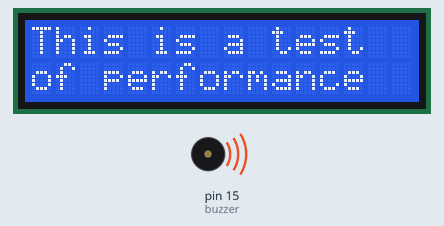
Recording of a sketch running on a simulated Arduino Uno, built with avr-gcc and run on an emulated ATmega328P. Shown: 16×2 character LCD, buzzer (waves = sounding).

Above: at 0.1 s.
At 3.4 s:
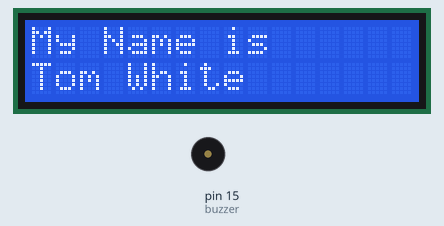
At 7.9 s:
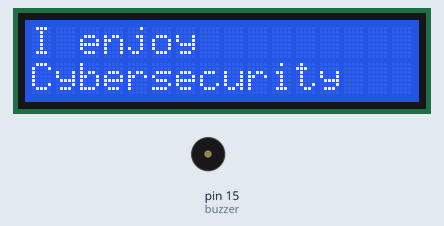
At 10.4 s:
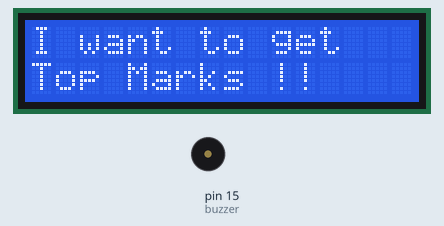
Timing chart, 0 to 40.0 s (numbered marks = the images above):
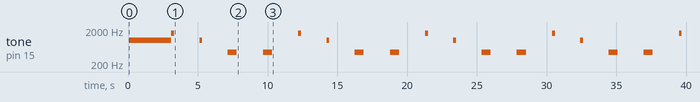

The sketch:

EXP5_HMI_Speaker.ino
```cpp
#include <Wire.h>
#include <LCD_I2C.h>

#define buzzer 15 // GPIO pin 15

// tone frequency definitions
const int d = 294;
const int e = 329;
const int f = 349;
const int g = 391;
const int gS = 415;
const int a = 440;
const int aS = 455;
const int b = 466;
const int cH = 523;
const int cSH = 554;
const int dH = 587;
const int dSH = 622;
const int eH = 659;
const int fH = 698;
const int fSH = 740;
const int gH = 784;
const int gSH = 830;
const int aH = 880;

 LCD_I2C lcd(0x3F,16,2);
 int display_cycle = 0;

 void setup() {

  pinMode(buzzer,OUTPUT); //setup gpio15 as output for buzzer

  Serial.begin(115200);
  lcd.begin();
  lcd.backlight();  //turns on backlight
  lcd.setCursor (0,0);
  lcd.print("This is a test");  // print to screen
  lcd.setCursor (0,1);
  lcd.print("of performance");
  tone(buzzer, 1000); // basic buzzer tone with no defined duration
  delay(3000);  // delay for 3 seconds
  noTone(buzzer); //turn off buzzer
}

void loop() {

lcd.clear();
lcd.setCursor (0,0); // reset cursor to character 0 line 0

if (display_cycle < 4)
{
  if (display_cycle == 0)
  {
    lcd.print("My Name is ");
    lcd.setCursor (0,1);
    lcd.print("Tom White");
    tone(buzzer, 1000,200);
    tone(buzzer, 1200,200);
    tone(buzzer, 1400,200);
    tone(buzzer, 1600,200);

  }

  if (display_cycle == 1)
  {
    lcd.print("I live in  ");
    lcd.setCursor (0,1);
    lcd.print("Bath");
    tone(buzzer, 1600,200);
    tone(buzzer, 1400,200);
    tone(buzzer, 1200,200);
    tone(buzzer, 1000,200);
  }
  if (display_cycle == 2)
  {
    lcd.print("I enjoy ");
    lcd.setCursor (0,1);
    lcd.print("Cybersecurity");
//star wars :-)
    tone(buzzer,a, 500);
    tone(buzzer,a, 500);
    tone(buzzer,a, 500);
    tone(buzzer,f, 350);
    tone(buzzer,cH, 150);
    tone(buzzer,a, 500);
    tone(buzzer,f, 350);
    tone(buzzer,cH, 150);
    tone(buzzer,a, 650);
    delay (500);
}
  if (display_cycle == 3)
  {
    lcd.print("I want to get ");
    lcd.setCursor (0,1);
    lcd.print("Top Marks !!");
//star wars :-))
    tone(buzzer,eH, 500);
    tone(buzzer,eH, 500);
    tone(buzzer,eH, 500);
    tone(buzzer,fH, 350);
    tone(buzzer,cH, 150);
    tone(buzzer,gS, 500);
    tone(buzzer,f, 350);
    tone(buzzer,cH, 150);
    tone(buzzer,a, 650);
    delay(500);

  }
   display_cycle++;
   delay (2000);
}
else
{
  display_cycle = 0;
}

}
  
```

Measured:
- by itself, tone on pin 15 (buzzer): plays 1000 Hz for 3.0 s, 1600 Hz for 0.20 s, 1000 Hz for 0.20 s, 440 Hz for 0.65 s, 440 Hz for 0.65 s, 1600 Hz for 0.20 s … (18 notes in this stretch)
- what the display in image 1 shows lasts 2.0 s, from 3.1 s to 5.1 s
- what the display in image 2 shows lasts 2.5 s, from 7.2 s to 9.7 s
